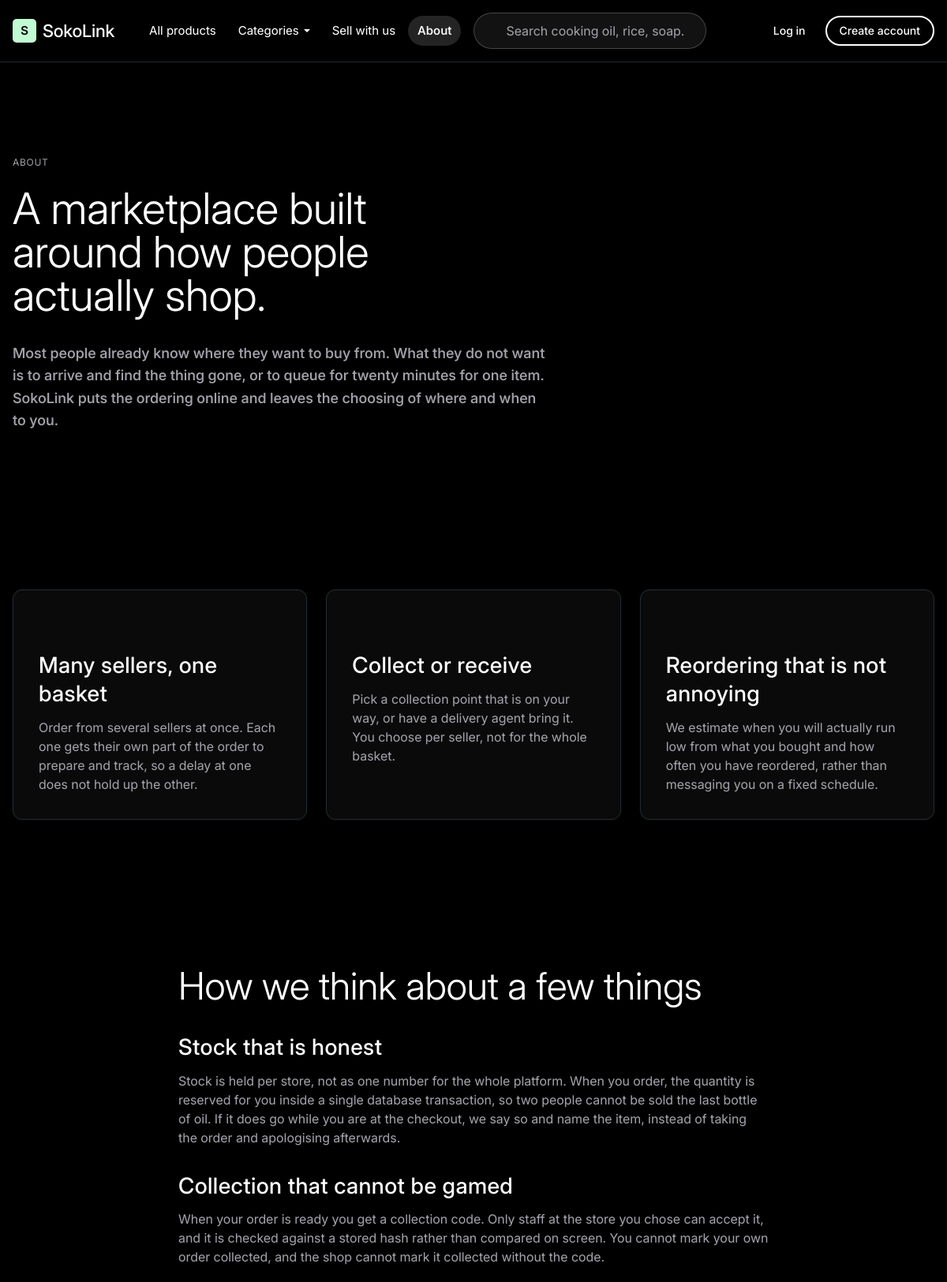
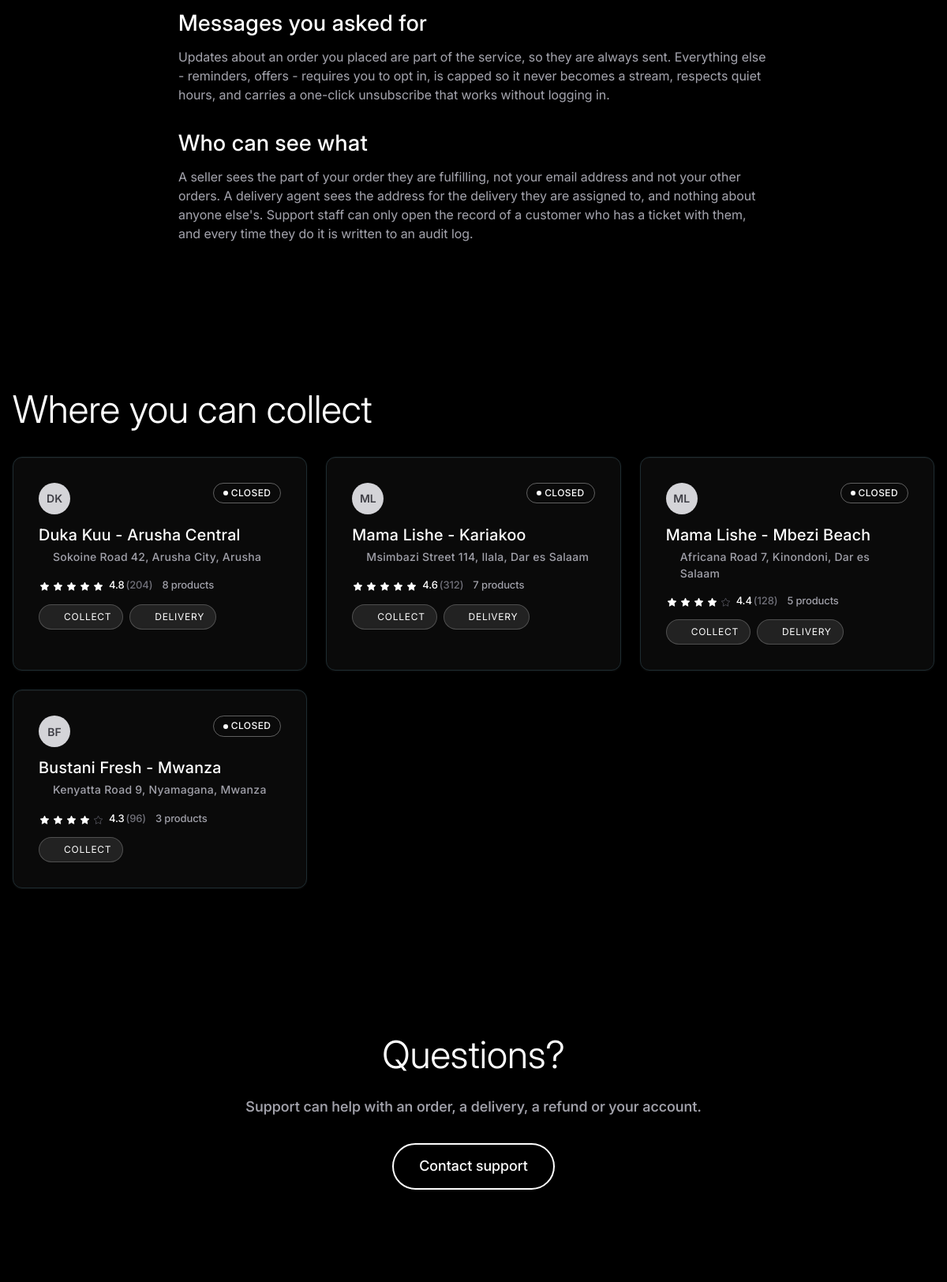
/about (upper part), run on the app's committed database (2 pictures, top to bottom).
### tables this page shows
CREATE TABLE stores (
    id                   BIGINT UNSIGNED NOT NULL AUTO_INCREMENT,
    seller_id            BIGINT UNSIGNED NOT NULL,
    slug                 VARCHAR(160)    NOT NULL,
    name                 VARCHAR(160)    NOT NULL,
    region               VARCHAR(80)     NOT NULL,
    district             VARCHAR(80)     NOT NULL,
    street               VARCHAR(190)    NOT NULL,
    landmark             VARCHAR(190)            DEFAULT NULL,
    phone                VARCHAR(32)     NOT NULL,
    latitude             DECIMAL(10,7)           DEFAULT NULL,
    longitude            DECIMAL(10,7)           DEFAULT NULL,
    pickup_instructions  VARCHAR(1000)   NOT NULL,
    collection_window_hours SMALLINT UNSIGNED NOT NULL DEFAULT 72,
    offers_pickup        TINYINT(1)      NOT NULL DEFAULT 1,
    offers_delivery      TINYINT(1)      NOT NULL DEFAULT 0,
    status               ENUM('draft','published','paused','suspended') NOT NULL DEFAULT 'draft',
    rating_avg           DECIMAL(3,2)    NOT NULL DEFAULT 0.00,
    rating_count         INT UNSIGNED    NOT NULL DEFAULT 0,
    created_at           DATETIME        NOT NULL DEFAULT CURRENT_TIMESTAMP,
    updated_at           DATETIME        NOT NULL DEFAULT CURRENT_TIMESTAMP ON UPDATE CURRENT_TIMESTAMP,
    PRIMARY KEY (id),
    UNIQUE KEY uq_stores_slug (slug),
    KEY idx_stores_seller (seller_id, status),
    KEY idx_stores_location (region, district),
    CONSTRAINT fk_stores_seller FOREIGN KEY (seller_id) REFERENCES sellers (id) ON DELETE RESTRICT
);

### app/Views/components/store-card.php (the view, shortened to what the rows shown need)
<?php
$onDark = $onDark ?? false;
?>
<a class="<?= $onDark ? 'sl-card-cinematic' : 'sl-card sl-card-tight' ?> tw-block tw-h-full tw-no-underline"
   href="<?= e(route('store.show', ['slug' => $store['slug']])) ?>">
    <div class="tw-flex tw-items-start tw-justify-between tw-gap-3 tw-mb-3">
        <span class="sl-avatar"><?= e(initials($store['name'])) ?></span>
        <?= component('badge', [
            'status' => $store['is_open_now'] ? 'active' : 'closed',
            'label'  => $store['is_open_now'] ? 'Open now' : 'Closed',
            'onDark' => $onDark,
        ]) ?>
    </div>
    <h3 class="t-heading-md tw-mb-1"><?= e($store['name']) ?></h3>
    <p class="t-caption <?= $onDark ? 't-muted-dark' : 't-muted' ?> tw-mb-3 tw-flex tw-items-start tw-gap-1">
        <span class="tw-shrink-0 tw-mt-px"><?= component('icon', ['name' => 'map-pin', 'size' => 14]) ?></span>
        <span><?= e($store['street']) ?>, <?= e($store['district']) ?>, <?= e($store['region']) ?></span>
    </p>
    <div class="tw-flex tw-items-center tw-gap-3 tw-flex-wrap">
        <?= component('rating', ['rating' => $store['rating'], 'count' => $store['review_count']]) ?>
        <span class="t-micro <?= $onDark ? 't-muted-dark' : 't-muted' ?>"><?= e((string) $store['product_count']) ?> products</span>
    </div>
    <div class="tw-flex tw-gap-2 tw-mt-3 tw-flex-wrap">
        <?php foreach ($store['accepts'] as $method) : ?>
            <span class="sl-chip <?= $onDark ? 'sl-chip-dark' : '' ?>">
                <?= component('icon', ['name' => $method === 'delivery' ? 'truck' : 'package', 'size' => 13]) ?>
                <?= e($method === 'delivery' ? 'Delivery' : 'Collect') ?>
            </span>
        <?php endforeach; ?>
    </div>
</a>

### app/Views/pages/web/about.php (shortened to what the rows shown need)
<section class="sl-section-air">
    <div class="sl-container">
        <h1 class="t-display-xl tw-mb-8" style="max-width:18ch">
            A marketplace built around how people actually shop.
        </h1>
    </div>
</section>
<section class="sl-section">
    <div class="sl-container">
        <div class="sl-grid sl-grid-3">
            <div class="sl-card-cinematic">
                <span style="color:var(--c-shade-40)"><?= component('icon', ['name' => 'store', 'size' => 26]) ?></span>
                <h2 class="t-heading-xl tw-mt-5 tw-mb-3">Many sellers, one basket</h2>
            </div>
            <div class="sl-card-cinematic">
                <h2 class="t-heading-xl tw-mt-5 tw-mb-3">Collect or receive</h2>
            </div>
            <div class="sl-card-cinematic">
                <h2 class="t-heading-xl tw-mt-5 tw-mb-3">Reordering that is not annoying</h2>
            </div>
        </div>
    </div>
</section>
<section class="sl-section-air">
    <div class="sl-container-read sl-container">
        <h2 class="t-display-md tw-mb-8">How we think about a few things</h2>
    </div>
</section>
<section class="sl-section">
    <div class="sl-container">
        <h2 class="t-display-md tw-mb-8">Where you can collect</h2>
        <div class="sl-grid sl-grid-4">
            <?php foreach ($stores as $store) : ?>
                <?= component('store-card', ['store' => $store, 'onDark' => true]) ?>
            <?php endforeach; ?>
        </div>
    </div>
</section>
<section class="sl-section-air">
    <div class="sl-container-read sl-container tw-text-center">
        <h2 class="t-display-md tw-mb-6">Questions?</h2>
    </div>
</section>

### app/Views/components/badge.php (shortened to what the rows shown need)
<?php
$status = $status ?? 'draft';
$onDark = $onDark ?? false;
$tones = [
    'collected' => 'success', 'delivered' => 'success', 'completed' => 'success',
    'paid' => 'success', 'approved' => 'success', 'published' => 'success',
    'active' => 'success', 'in' => 'success',
    'preparing' => 'info', 'ready_for_pickup' => 'info', 'ready_for_dispatch' => 'info',
    'out_for_delivery' => 'info', 'processing' => 'info', 'assigned' => 'info',
    'picked_up' => 'info', 'confirmed' => 'info', 'in_progress' => 'info',
    'pending_payment' => 'warn', 'awaiting_seller' => 'warn', 'collection_overdue' => 'warn',
    'waiting_customer' => 'warn', 'pending_approval' => 'warn', 'pending' => 'warn',
    'low' => 'warn', 'open' => 'warn',
    'rejected_seller' => 'danger', 'cancelled_customer' => 'danger', 'delivery_failed' => 'danger',
    'returned_to_seller' => 'danger', 'expired_unpaid' => 'danger', 'suspended' => 'danger',
    'failed' => 'danger', 'out' => 'danger', 'escalated' => 'danger',
    'draft' => 'neutral', 'archived' => 'neutral', 'closed' => 'neutral',
    'refunded' => 'neutral', 'resolved' => 'neutral',
];
$labels = [
    'in' => 'In stock', 'low' => 'Low stock', 'out' => 'Out of stock',
    'pending_payment' => 'Awaiting payment', 'awaiting_seller' => 'Awaiting seller',
    'ready_for_pickup' => 'Ready to collect', 'ready_for_dispatch' => 'Ready to dispatch',
    'out_for_delivery' => 'Out for delivery', 'collection_overdue' => 'Collection overdue',
    'rejected_seller' => 'Rejected by seller', 'cancelled_customer' => 'Cancelled',
    'delivery_failed' => 'Delivery failed', 'returned_to_seller' => 'Returned to seller',
    'expired_unpaid' => 'Expired unpaid', 'pending_approval' => 'Pending approval',
    'waiting_customer' => 'Waiting on customer', 'in_progress' => 'In progress',
];
$tone = $tones[$status] ?? 'neutral';
$text = $label ?? ($labels[$status] ?? ucwords(str_replace('_', ' ', $status)));
?>
<span class="sl-badge sl-badge-<?= e($tone) ?><?= $onDark ? ' sl-badge-on-dark' : '' ?>"><?= e($text) ?></span>

### app/Views/components/icon.php (shortened to what the rows shown need)
<?php
$size  = $size  ?? 20;
$class = $class ?? '';
$path = $paths[$name] ?? $paths['info'];
?>
<svg xmlns="http://www.w3.org/2000/svg" width="<?= e($size) ?>" height="<?= e($size) ?>"
     viewBox="0 0 24 24" fill="none" stroke="currentColor" stroke-width="1.6"
     stroke-linecap="round" stroke-linejoin="round"
     class="<?= e($class) ?>" aria-hidden="true" focusable="false"><?= $path ?></svg>

### app/Views/components/rating.php (shortened to what the rows shown need)
<?php
$rating    = (float) ($rating ?? 0);
$count     = (int) ($count ?? 0);
$showCount = $showCount ?? true;
$rounded   = (int) round($rating);
$aria = 'Rated ' . number_format($rating, 1) . ' out of 5';
if ($showCount && $count > 0) {
    $aria .= ' from ' . $count . ' reviews';
}
?>
<span class="sl-rating" role="img" aria-label="<?= e($aria) ?>">
    <?php for ($i = 1; $i <= 5; $i++) : ?>
        <span class="<?= $i <= $rounded ? '' : 'sl-rating-empty' ?>" aria-hidden="true">
            <svg width="15" height="15" viewBox="0 0 24 24"
                 fill="<?= $i <= $rounded ? 'currentColor' : 'none' ?>"
                 stroke="currentColor" stroke-width="1.4" stroke-linejoin="round"
                 aria-hidden="true" focusable="false">
                <path d="m12 3.5 2.6 5.3 5.9.9-4.3 4.1 1 5.8-5.2-2.7-5.2 2.7 1-5.8L3.5 9.7l5.9-.9z"/>
            </svg>
        </span>
    <?php endfor; ?>
    <span class="t-micro tw-ml-1" aria-hidden="true"><?= e(number_format($rating, 1)) ?></span>
    <?php if ($showCount && $count > 0) : ?>
        <span class="t-micro t-muted" aria-hidden="true">(<?= e((string) $count) ?>)</span>
    <?php endif; ?>
</span>

### data on the page
stores: name "DK", name "Duka Kuu - Arusha Central", $size 14 (drawn), street "Sokoine Road 42", district "Arusha City", region "Arusha", rating "4.8", count "204", product_count "8", $size 13 (drawn), method "COLLECT", method "DELIVERY"
stores: name "ML", name "Mama Lishe - Kariakoo", $size 14 (drawn), street "Msimbazi Street 114", district "Ilala", region "Dar es Salaam", rating "4.6", count "312", product_count "7", $size 13 (drawn), method "COLLECT", method "DELIVERY"
stores: name "ML", name "Mama Lishe - Mbezi Beach", $size 14 (drawn), street "Africana Road 7", district "Kinondoni", region "Dar es Salaam", rating "4.4", count "128", product_count "5", $size 13 (drawn), method "COLLECT", method "DELIVERY"
stores: name "BF", name "Bustani Fresh - Mwanza", $size 14 (drawn), street "Kenyatta Road 9", district "Nyamagana", region "Mwanza", rating "4.3", count "96", product_count "3", $size 13 (drawn), method "COLLECT"
